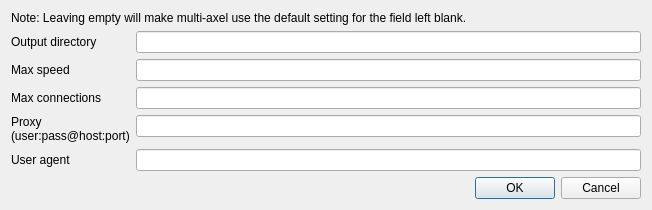
<?xml version="1.0" encoding="UTF-8"?>
<ui version="4.0">
 <class>settingsWindow</class>
 <widget class="QDialog" name="settingsWindow">
  <property name="geometry">
   <rect>
    <x>0</x>
    <y>0</y>
    <width>652</width>
    <height>205</height>
   </rect>
  </property>
  <property name="maximumSize">
   <size>
    <width>16777215</width>
    <height>205</height>
   </size>
  </property>
  <property name="windowTitle">
   <string>settingsWindow</string>
  </property>
  <layout class="QFormLayout" name="formLayout">
   <property name="fieldGrowthPolicy">
    <enum>QFormLayout::ExpandingFieldsGrow</enum>
   </property>
   <item row="0" column="0" colspan="2">
    <widget class="QLabel" name="label">
     <property name="maximumSize">
      <size>
       <width>16777215</width>
       <height>17</height>
      </size>
     </property>
     <property name="text">
      <string>Note: Leaving empty will make multi-axel use the default setting for the field left blank.</string>
     </property>
    </widget>
   </item>
   <item row="1" column="0">
    <widget class="QLabel" name="outputDirectoryLabel">
     <property name="text">
      <string>Output directory</string>
     </property>
    </widget>
   </item>
   <item row="1" column="1">
    <widget class="QLineEdit" name="outputDirectoryLineEdit"/>
   </item>
   <item row="2" column="0">
    <widget class="QLabel" name="maxSpeedLabel">
     <property name="text">
      <string>Max speed</string>
     </property>
    </widget>
   </item>
   <item row="2" column="1">
    <widget class="QLineEdit" name="maxSpeedLineEdit"/>
   </item>
   <item row="4" column="0">
    <widget class="QLabel" name="maxConnectionsLabel">
     <property name="text">
      <string>Max connections</string>
     </property>
    </widget>
   </item>
   <item row="4" column="1">
    <widget class="QLineEdit" name="maxConnectionsLineEdit"/>
   </item>
   <item row="5" column="0">
    <widget class="QLabel" name="proxyLabel">
     <property name="text">
      <string>Proxy
(user:pass@host:port)</string>
     </property>
    </widget>
   </item>
   <item row="5" column="1">
    <widget class="QLineEdit" name="proxyLineEdit"/>
   </item>
   <item row="6" column="0">
    <widget class="QLabel" name="userAgentLabel">
     <property name="text">
      <string>User agent</string>
     </property>
    </widget>
   </item>
   <item row="6" column="1">
    <widget class="QLineEdit" name="userAgentLineEdit"/>
   </item>
   <item row="7" column="1">
    <widget class="QDialogButtonBox" name="pbBox">
     <property name="standardButtons">
      <set>QDialogButtonBox::Cancel|QDialogButtonBox::Ok</set>
     </property>
    </widget>
   </item>
  </layout>
 </widget>
 <resources/>
 <connections/>
</ui>
 
